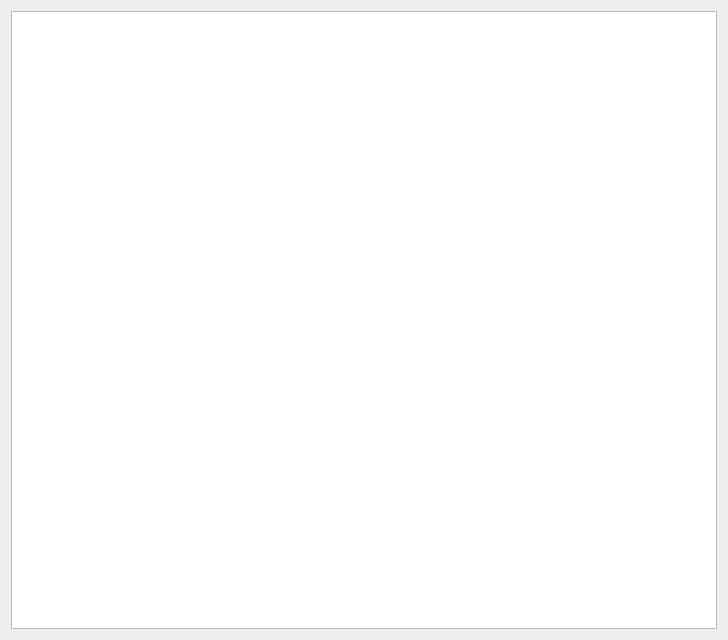
<?xml version="1.0" encoding="UTF-8"?>
<ui version="4.0">
 <class>HelpDialog</class>
 <widget class="QDialog" name="HelpDialog">
  <property name="geometry">
   <rect>
    <x>0</x>
    <y>0</y>
    <width>728</width>
    <height>640</height>
   </rect>
  </property>
  <property name="windowTitle">
   <string>PiSiDo Help</string>
  </property>
  <layout class="QGridLayout" name="gridLayout">
   <item row="0" column="0">
    <widget class="QTextBrowser" name="textBrowser">
     <property name="html">
      <string>&lt;!DOCTYPE HTML PUBLIC &quot;-//W3C//DTD HTML 4.0//EN&quot; &quot;http://www.w3.org/TR/REC-html40/strict.dtd&quot;&gt;
&lt;html&gt;&lt;head&gt;&lt;meta name=&quot;qrichtext&quot; content=&quot;1&quot; /&gt;&lt;style type=&quot;text/css&quot;&gt;
p, li { white-space: pre-wrap; }
&lt;/style&gt;&lt;/head&gt;&lt;body style=&quot; font-family:'Sans Serif'; font-size:9pt; font-weight:400; font-style:normal;&quot;&gt;
&lt;p style=&quot;-qt-paragraph-type:empty; margin-top:0px; margin-bottom:0px; margin-left:0px; margin-right:0px; -qt-block-indent:0; text-indent:0px;&quot;&gt;&lt;/p&gt;&lt;/body&gt;&lt;/html&gt;</string>
     </property>
    </widget>
   </item>
  </layout>
 </widget>
 <resources/>
 <connections/>
</ui>
